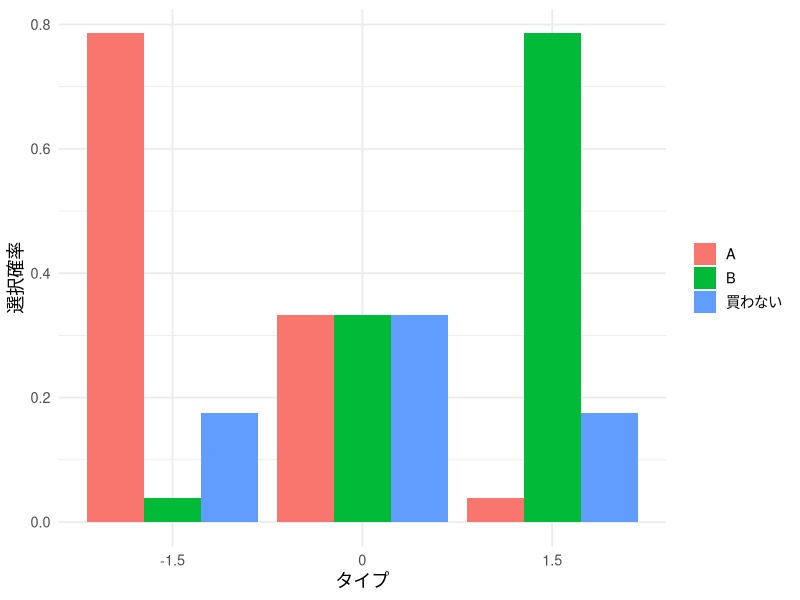
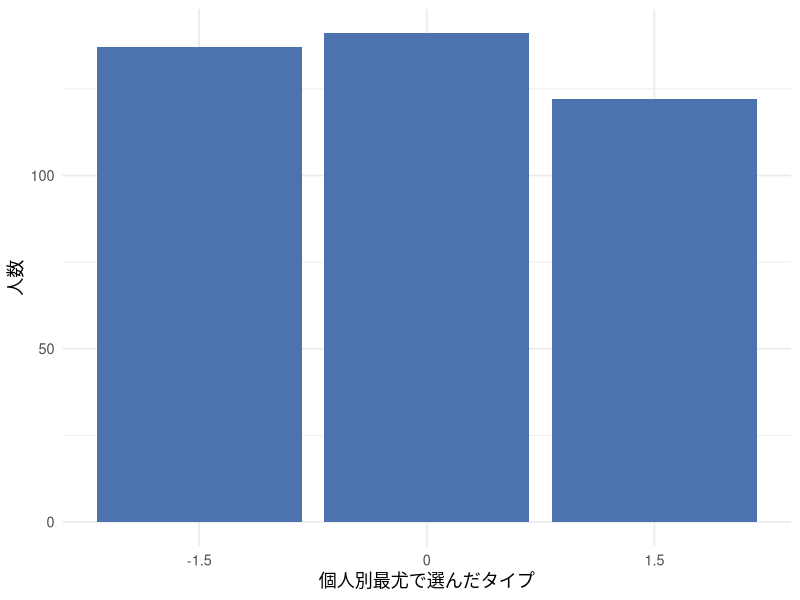
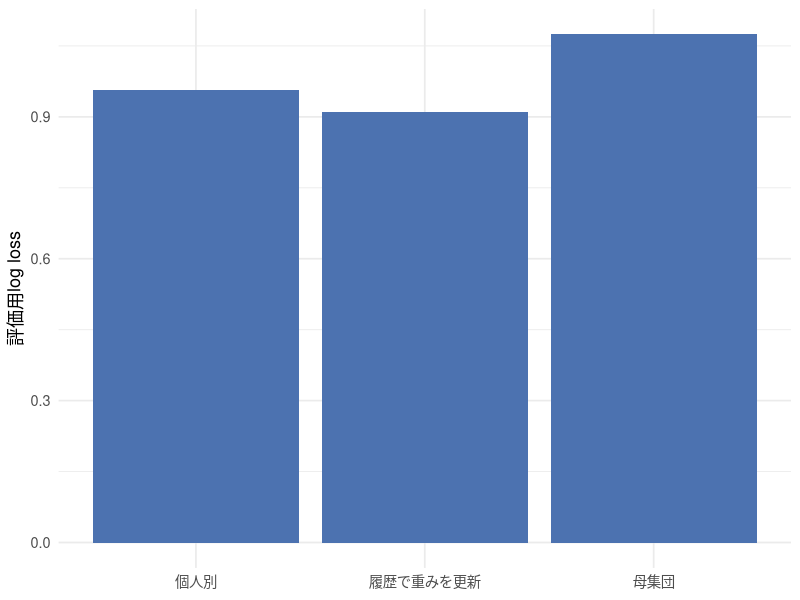

The R source for these figures, in order:
## ---- chunk 1
#| include: false
library(ggplot2)
library(dplyr)
library(knitr)

set.seed(202606)

theme_lecture <- function() {
  fam <- if (Sys.info()[["sysname"]] == "Darwin") "Hiragino Sans" else ""
  theme_minimal(base_size = 13, base_family = fam)
}
theme_set(theme_lecture())
knitr::opts_chunk$set(fig.align = "center", dpi = 144)
options(scipen = 8)
## ---- chunk 2
#| include: false
set.seed(202606)
theta_grid <- c(-1.5, 0, 1.5)
pi_true <- c(.25, .5, .25)
N <- 400; T_total <- 36; T_train <- 16; T_test <- 20
type_true <- sample(1:3, N, replace = TRUE, prob = pi_true)
prices <- data.frame(occasion = seq_len(T_total),
                     pA = runif(T_total, 1, 2.5),
                     pB = runif(T_total, 1, 2.5))
choice_prob <- function(theta, pA, pB, beta0 = 1.5, alpha = 1) {
  va <- beta0 - theta - alpha * pA
  vb <- beta0 + theta - alpha * pB
  mx <- pmax(0, va, vb)
  ev <- cbind(exp(-mx), exp(va - mx), exp(vb - mx))
  ev / rowSums(ev)
}
id <- rep(seq_len(N), each = T_total)
occasion <- rep(seq_len(T_total), times = N)
pA <- prices$pA[occasion]; pB <- prices$pB[occasion]
prob <- choice_prob(theta_grid[type_true[id]], pA, pB)
u <- runif(N * T_total)
y <- as.integer(u > prob[, 1]) + as.integer(u > prob[, 1] + prob[, 2])
panel <- data.frame(id, occasion, pA, pB, y)
train_all <- subset(panel, occasion <= T_train)
test <- subset(panel, occasion > T_train)
panel_loglik <- function(dat, grid = theta_grid) {
  sapply(grid, function(th) {
    pr <- choice_prob(th, dat$pA, dat$pB)
    drop(rowsum(log(pr[cbind(seq_len(nrow(dat)), dat$y + 1)]), dat$id))
  })
}
fit_mixture <- function(ell) {
  softmax <- function(a) { z <- c(a, 0); z <- exp(z - max(z)); z / sum(z) }
  rowmax <- apply(ell, 1, max); e <- exp(ell - rowmax)
  loss <- function(a) -sum(rowmax + log(drop(e %*% softmax(a))))
  op <- optim(c(0, 0), loss, method = 'BFGS')
  if(op$convergence != 0) stop('mixture fit did not converge')
  pi <- softmax(op$par)
  ww <- sweep(e, 2, pi, '*'); ww <- ww / rowSums(ww)
  list(pi = pi, weights = ww, Q = op$value)
}
no_pool <- function(dat, grid = theta_grid) {
  ell_i <- panel_loglik(dat, grid)
  best_k <- max.col(ell_i, ties.method = "first")
  grid[best_k]
}
predict_mix <- function(dat, weights, grid = theta_grid) {
  out <- matrix(0, nrow(dat), 3)
  for(k in seq_along(grid)) {
    out <- out + weights[dat$id, k] * choice_prob(grid[k], dat$pA, dat$pB)
  }
  out
}
score_prob <- function(prob, dat) {
  loss <- -log(pmax(prob[cbind(seq_len(nrow(dat)), dat$y + 1)], 1e-12))
  drop(rowsum(loss, dat$id)) / as.numeric(table(dat$id))
}

train <- subset(train_all, occasion <= 4)
fit <- fit_mixture(panel_loglik(train))
np <- no_pool(train)
## ---- chunk 3
pr <- choice_prob(theta_grid, 1.5, 1.5)
plot_pr <- data.frame(type = rep(theta_grid, each = 3), choice = rep(c("買わない", "A", "B"), 3), probability = as.vector(t(pr)))
ggplot(plot_pr, aes(factor(type), probability, fill = choice)) + geom_col(position = "dodge") + labs(x = "タイプ", y = "選択確率", fill = NULL)
## ---- chunk 4
kable(data.frame(type = theta_grid, truth = pi_true, estimate = fit$pi), digits = 3)
## ---- chunk 5
i <- 1
kable(train[train$id == i, ])
kable(data.frame(type = theta_grid, population = fit$pi, history = fit$weights[i, ]), digits = 3)
## ---- chunk 6
#| fig-height: 3.0
#| out-width: "750px"
ggplot(data.frame(estimate = factor(np, levels = theta_grid)), aes(estimate)) +
  geom_bar(fill = "#4C72B0") +
  labs(x = "個人別最尤で選んだタイプ", y = "人数")
## ---- chunk 7
preds <- list("母集団" = predict_mix(test, matrix(fit$pi, N, 3, byrow = TRUE)), "個人別" = choice_prob(np[test$id], test$pA, test$pB), "履歴で重みを更新" = predict_mix(test, fit$weights))
result <- data.frame(method = names(preds), loss = sapply(preds, function(p) mean(score_prob(p, test))))
ggplot(result, aes(method, loss)) + geom_col(fill = "#4C72B0") + labs(x = NULL, y = "評価用log loss")
